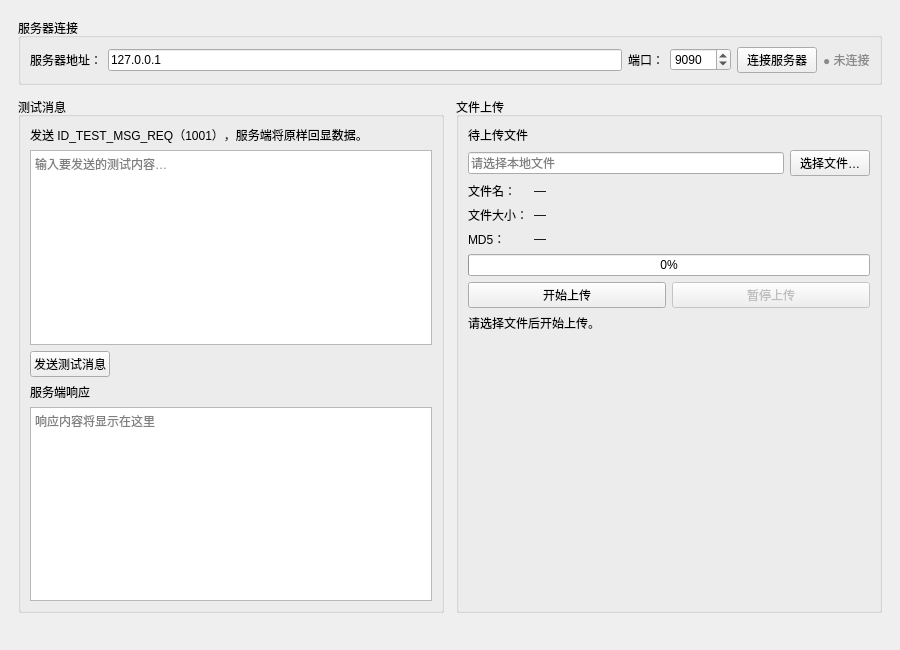
<?xml version="1.0" encoding="UTF-8"?>
<ui version="4.0">
 <class>MainWindow</class>
 <widget class="QMainWindow" name="MainWindow">
  <property name="geometry"><rect><x>0</x><y>0</y><width>900</width><height>650</height></rect></property>
  <property name="windowTitle"><string>资源服务器客户端</string></property>
  <widget class="QWidget" name="centralwidget">
   <layout class="QVBoxLayout" name="mainLayout">
    <property name="spacing"><number>12</number></property>
    <property name="leftMargin"><number>18</number></property><property name="topMargin"><number>18</number></property><property name="rightMargin"><number>18</number></property><property name="bottomMargin"><number>18</number></property>
    <item><widget class="QGroupBox" name="connectionGroupBox"><property name="title"><string>服务器连接</string></property><layout class="QGridLayout" name="connectionLayout">
     <item row="0" column="0"><widget class="QLabel" name="hostLabel"><property name="text"><string>服务器地址：</string></property></widget></item>
     <item row="0" column="1"><widget class="QLineEdit" name="hostLineEdit"><property name="text"><string>127.0.0.1</string></property><property name="placeholderText"><string>例如：127.0.0.1</string></property></widget></item>
     <item row="0" column="2"><widget class="QLabel" name="portLabel"><property name="text"><string>端口：</string></property></widget></item>
     <item row="0" column="3"><widget class="QSpinBox" name="portSpinBox"><property name="minimum"><number>1</number></property><property name="maximum"><number>65535</number></property><property name="value"><number>9090</number></property></widget></item>
     <item row="0" column="4"><widget class="QPushButton" name="connectButton"><property name="text"><string>连接服务器</string></property></widget></item>
     <item row="0" column="5"><widget class="QLabel" name="connectionStatusLabel"><property name="text"><string>● 未连接</string></property><property name="styleSheet"><string notr="true">color: #8a8a8a;</string></property></widget></item>
    </layout></widget></item>
    <item><layout class="QHBoxLayout" name="contentLayout">
     <item><widget class="QGroupBox" name="testGroupBox"><property name="title"><string>测试消息</string></property><layout class="QVBoxLayout" name="testLayout">
      <item><widget class="QLabel" name="testHintLabel"><property name="text"><string>发送 ID_TEST_MSG_REQ（1001），服务端将原样回显数据。</string></property></widget></item>
      <item><widget class="QPlainTextEdit" name="messagePlainTextEdit"><property name="placeholderText"><string>输入要发送的测试内容…</string></property></widget></item>
      <item><layout class="QHBoxLayout" name="testButtonLayout"><item><widget class="QPushButton" name="sendTestButton"><property name="text"><string>发送测试消息</string></property></widget></item><item><spacer name="testSpacer"><property name="orientation"><enum>Qt::Horizontal</enum></property><property name="sizeHint" stdset="0"><size><width>40</width><height>20</height></size></property></spacer></item></layout></item>
      <item><widget class="QLabel" name="responseLabel"><property name="text"><string>服务端响应</string></property></widget></item>
      <item><widget class="QPlainTextEdit" name="responsePlainTextEdit"><property name="readOnly"><bool>true</bool></property><property name="placeholderText"><string>响应内容将显示在这里</string></property></widget></item>
     </layout></widget></item>
     <item><widget class="QGroupBox" name="uploadGroupBox"><property name="title"><string>文件上传</string></property><layout class="QVBoxLayout" name="uploadLayout">
      <item><widget class="QLabel" name="fileLabel"><property name="text"><string>待上传文件</string></property></widget></item>
      <item><layout class="QHBoxLayout" name="fileLayout"><item><widget class="QLineEdit" name="filePathLineEdit"><property name="readOnly"><bool>true</bool></property><property name="placeholderText"><string>请选择本地文件</string></property></widget></item><item><widget class="QPushButton" name="chooseFileButton"><property name="text"><string>选择文件…</string></property></widget></item></layout></item>
      <item><layout class="QFormLayout" name="fileInfoLayout"><item row="0" column="0"><widget class="QLabel" name="fileNameTitleLabel"><property name="text"><string>文件名：</string></property></widget></item><item row="0" column="1"><widget class="QLabel" name="fileNameValueLabel"><property name="text"><string>—</string></property></widget></item><item row="1" column="0"><widget class="QLabel" name="fileSizeTitleLabel"><property name="text"><string>文件大小：</string></property></widget></item><item row="1" column="1"><widget class="QLabel" name="fileSizeValueLabel"><property name="text"><string>—</string></property></widget></item><item row="2" column="0"><widget class="QLabel" name="md5TitleLabel"><property name="text"><string>MD5：</string></property></widget></item><item row="2" column="1"><widget class="QLabel" name="md5ValueLabel"><property name="text"><string>—</string></property></widget></item></layout></item>
      <item><widget class="QProgressBar" name="uploadProgressBar"><property name="value"><number>0</number></property><property name="format"><string>%p%</string></property></widget></item>
      <item><layout class="QHBoxLayout" name="uploadButtonLayout"><item><widget class="QPushButton" name="uploadButton"><property name="text"><string>开始上传</string></property></widget></item><item><widget class="QPushButton" name="resumeButton"><property name="text"><string>暂停上传</string></property><property name="enabled"><bool>false</bool></property></widget></item></layout></item>
      <item><widget class="QLabel" name="uploadStatusLabel"><property name="text"><string>请选择文件后开始上传。</string></property></widget></item>
      <item><spacer name="uploadSpacer"><property name="orientation"><enum>Qt::Vertical</enum></property><property name="sizeHint" stdset="0"><size><width>20</width><height>40</height></size></property></spacer></item>
     </layout></widget></item>
    </layout></item>
   </layout>
  </widget>
  <widget class="QStatusBar" name="statusbar"><property name="sizeGripEnabled"><bool>false</bool></property></widget>
 </widget>
 <resources/><connections/>
</ui>
